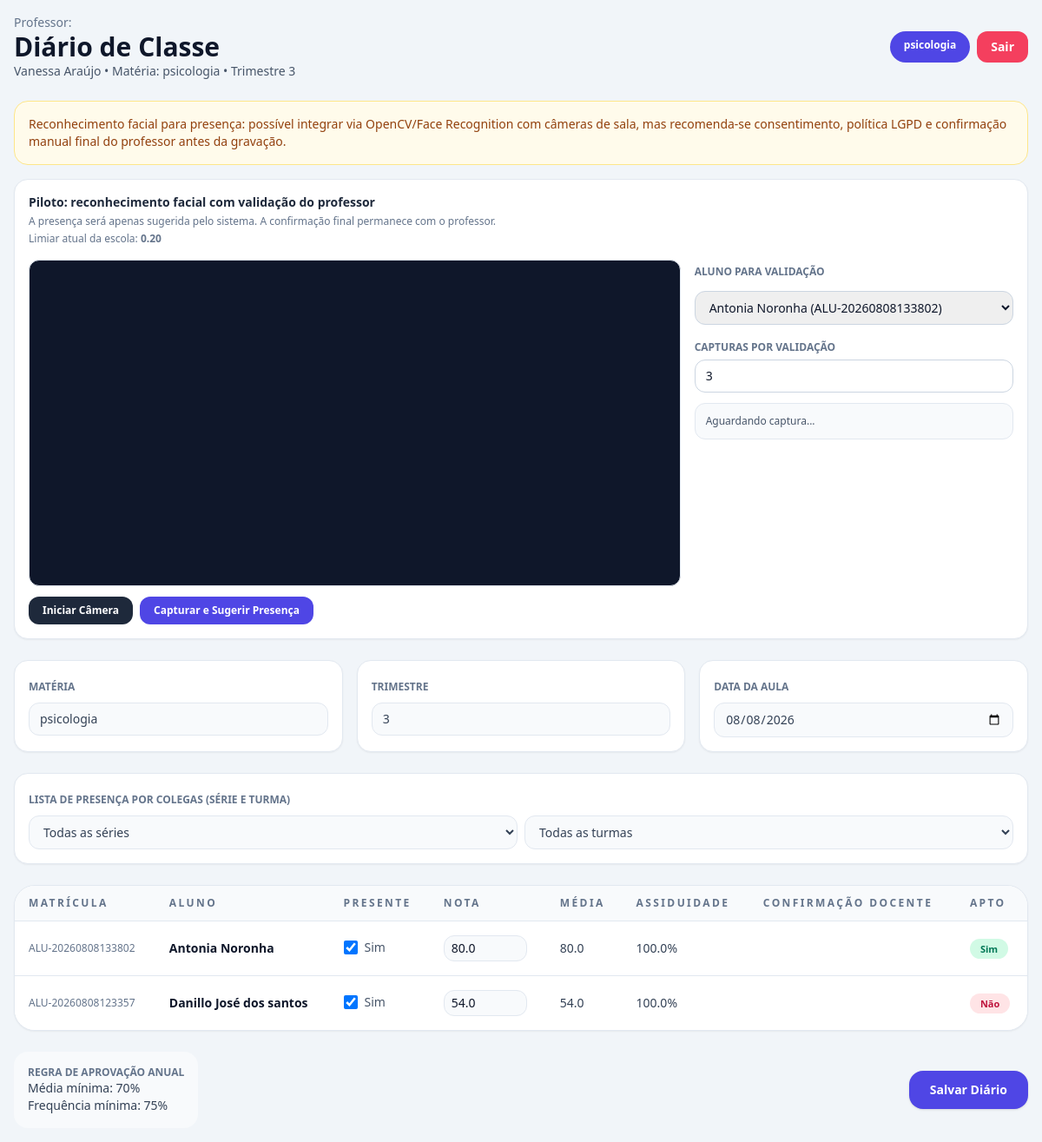
Page /diario (signed in) on the committed database.
### tables this page shows
CREATE TABLE professores (
                    id INTEGER PRIMARY KEY AUTOINCREMENT,
                    nome TEXT NOT NULL,
                    cpf TEXT UNIQUE NOT NULL,
                    email TEXT NOT NULL,
                    senha TEXT,
                    telefone TEXT,
                    especialidade TEXT NOT NULL,
                    disciplinas TEXT,
                    data_nascimento TEXT,
                    genero TEXT,
                    data_admissao TEXT,
                    salario REAL,
                    endereco TEXT,
                    cidade TEXT,
                    estado TEXT,
                    status TEXT DEFAULT 'ativo',
                    data_cadastro TIMESTAMP DEFAULT CURRENT_TIMESTAMP
                );

CREATE TABLE alunos (
                    id INTEGER PRIMARY KEY AUTOINCREMENT,
                    nome TEXT NOT NULL,
                    matricula TEXT UNIQUE NOT NULL,
                    email TEXT,
                    serie TEXT NOT NULL,
                    turma TEXT NOT NULL,
                    data_nascimento TEXT,
                    cpf TEXT UNIQUE,
                    responsavel TEXT,
                    responsavel_cpf TEXT,
                    responsavel_telefone TEXT,
                    status TEXT DEFAULT 'arquivado',
                    data_cadastro TIMESTAMP DEFAULT CURRENT_TIMESTAMP
                , foto_referencia TEXT);

CREATE TABLE diario_entradas (
                    id INTEGER PRIMARY KEY AUTOINCREMENT,
                    aluno_id INTEGER NOT NULL,
                    professor_id INTEGER NOT NULL,
                    materia TEXT NOT NULL,
                    data_aula TEXT NOT NULL,
                    trimestre INTEGER NOT NULL,
                    presente INTEGER NOT NULL,
                    nota REAL,
                    observacao TEXT,
                    created_at TIMESTAMP DEFAULT CURRENT_TIMESTAMP,
                    FOREIGN KEY (aluno_id) REFERENCES alunos(id),
                    FOREIGN KEY (professor_id) REFERENCES professores(id)
                );

### app.py (the view)
@app.route('/diario')
def diario():
    if not professor_logado():
        return redirect(url_for('login'))
    mensagem = {
        'tipo': session.pop('mensagem_tipo', None),
        'texto': session.pop('mensagem_texto', None)
    }
    professor_id = session.get('professor_id')
    professor = db.buscar_por_id('professores', professor_id)
    disciplinas = [d.strip() for d in (professor.get('disciplinas') or '').split(',') if d.strip()]
    if not disciplinas:
        disciplinas = [professor.get('especialidade') or 'Geral']
    materia_param = request.args.get('materia')
    materia = materia_param if materia_param in disciplinas else disciplinas[0]
    data_param = request.args.get('data')
    try:
        data_ref = datetime.strptime(data_param, '%Y-%m-%d').date() if data_param else datetime.today().date()
    except ValueError:
        data_ref = datetime.today().date()
    serie_atual = (request.args.get('serie') or '').strip()
    turma_atual = (request.args.get('turma') or '').strip()
    todos_alunos = db.buscar_registros('alunos')
    series_disponiveis = sorted({(a.get('serie') or '').strip() for a in todos_alunos if (a.get('serie') or '').strip()})
    turmas_disponiveis = sorted({(a.get('turma') or '').strip() for a in todos_alunos if (a.get('turma') or '').strip()})
    alunos = todos_alunos
    if serie_atual:
        alunos = [a for a in alunos if (a.get('serie') or '').strip() == serie_atual]
    if turma_atual:
        alunos = [a for a in alunos if (a.get('turma') or '').strip() == turma_atual]
    trimestre = calcular_trimestre(data_ref)
    resumo_por_aluno = {item['aluno_id']: item for item in db.buscar_resumo_diario(professor_id, materia, trimestre)}
    lancamentos_dia = db.buscar_lancamentos_diario(professor_id, materia, data_ref.isoformat())
    return render_template(
        'diario.html',
        professor_nome=session.get('professor_nome'),
        disciplinas=disciplinas,
        materia_atual=materia,
        trimestre=trimestre,
        hoje=data_ref.isoformat(),
        serie_atual=serie_atual,
        series_disponiveis=series_disponiveis,
        turma_atual=turma_atual,
        turmas_disponiveis=turmas_disponiveis,
        limiar_reconhecimento=db.buscar_config_float('limiar_reconhecimento', 0.20),
        mensagem=mensagem,
        alunos=alunos,
        lancamentos_dia=lancamentos_dia,
        resumo_por_aluno=resumo_por_aluno,
        reconhecimento_disponivel=RECONHECIMENTO_DISPONIVEL
    )

### templates/diario.html (shortened to what this page needs)
<!DOCTYPE html>
<html lang="pt-BR" class="h-full bg-slate-100">
<head>
    <script src="https://cdn.tailwindcss.com"></script>
</head>
<body class="min-h-screen bg-slate-100 font-sans text-slate-900">
    <div class="max-w-7xl mx-auto p-4">
        <header class="mb-6 flex flex-col gap-4 md:flex-row md:items-center md:justify-between">
            <div>
                <p class="text-sm text-slate-500">Professor:</p>
                <h1 class="text-3xl font-bold">Diário de Classe</h1>
                <p class="text-sm text-slate-600">{{ professor_nome }} • Matéria: {{ materia_atual }} • Trimestre {{ trimestre }}</p>
            </div>
            <div class="flex flex-wrap gap-2">
                {% for disciplina in disciplinas %}
                <a href="{% if modo_visualizacao %}{{ url_for('diario_visualizacao', professor_id=professor_id_atual, materia=disciplina, data=hoje, serie=serie_atual, turma=turma_atual) }}{% else %}{{ url_for('diario', materia=disciplina, data=hoje, serie=serie_atual, turma=turma_atual) }}{% endif %}"
                    class="rounded-full px-4 py-2 text-xs font-semibold {% if disciplina == materia_atual %}bg-indigo-600 text-white{% else %}bg-slate-200 text-slate-700 hover:bg-slate-300{% endif %}">{{ disciplina }}</a>
                {% endfor %}
                <a href="{{ url_for('logout') }}" class="rounded-xl bg-rose-500 px-4 py-2 text-sm font-semibold text-white hover:bg-rose-600">Sair</a>
            </div>
        </header>
        <div class="mb-4 rounded-2xl border border-amber-200 bg-amber-50 p-4 text-sm text-amber-800">
            Reconhecimento facial para presença: possível integrar via OpenCV/Face Recognition com câmeras de sala, mas recomenda-se consentimento, política LGPD e confirmação manual final do professor antes da gravação.
        </div>
        {% if not modo_visualizacao %}
        <section class="mb-6 rounded-2xl border border-slate-200 bg-white p-4 shadow-sm">
            <h2 class="text-sm font-bold text-slate-800">Piloto: reconhecimento facial com validação do professor</h2>
            <p class="mt-1 text-xs text-slate-500">A presença será apenas sugerida pelo sistema. A confirmação final permanece com o professor.</p>
            <p class="mt-1 text-xs text-slate-500">Limiar atual da escola: <span class="font-bold">{{ '%.2f'|format(limiar_reconhecimento) }}</span></p>
            {% if reconhecimento_disponivel %}
            <div class="mt-4 grid gap-4 lg:grid-cols-3">
                <div class="lg:col-span-2">
                    <video id="cameraVideo" autoplay playsinline class="w-full rounded-xl border border-slate-200 bg-slate-900"></video>
                    <div class="mt-3 flex flex-wrap gap-2">
                        <button type="button" id="btnIniciarCamera" class="rounded-xl bg-slate-800 px-4 py-2 text-xs font-semibold text-white hover:bg-slate-700">Iniciar Câmera</button>
                        <button type="button" id="btnCapturarReconhecimento" class="rounded-xl bg-indigo-600 px-4 py-2 text-xs font-semibold text-white hover:bg-indigo-700">Capturar e Sugerir Presença</button>
                    </div>
                </div>
                <div class="space-y-3">
                    <label class="text-xs font-semibold uppercase text-slate-500">Aluno para validação</label>
                    <select id="alunoReconhecimento" class="w-full rounded-xl border border-slate-300 px-3 py-2 text-sm">
                        {% for aluno in alunos %}
                        <option value="{{ aluno.id }}">{{ aluno.nome }} ({{ aluno.matricula }})</option>
                        {% endfor %}
                    </select>
                    <div>
                        <label class="text-xs font-semibold uppercase text-slate-500">Capturas por validação</label>
                        <input id="qtdCapturas" type="number" min="1" max="10" value="3" class="mt-1 w-full rounded-xl border border-slate-300 px-3 py-2 text-sm">
                    </div>
                    <div id="resultadoReconhecimento" class="rounded-xl border border-slate-200 bg-slate-50 p-3 text-xs text-slate-600">
                        Aguardando captura...
                    </div>
                </div>
            </div>
            {% else %}
            <div class="mt-3 rounded-xl border border-rose-200 bg-rose-50 p-3 text-xs text-rose-700">
                Reconhecimento facial indisponível no servidor. Instale as dependências de visão computacional para ativar o piloto.
            </div>
            {% endif %}
        </section>
        {% endif %}
        <form id="formDiario" action="{{ url_for('salvar_diario') }}" method="POST" class="space-y-6" onsubmit="return validarEnvioDiario()">
            <div class="grid gap-4 md:grid-cols-3">
                <div class="rounded-2xl bg-white p-4 shadow-sm border border-slate-200">
                    <label class="text-xs font-semibold uppercase text-slate-500">Matéria</label>
                    <input type="text" name="materia" value="{{ materia_atual }}" readonly
                        class="mt-2 w-full rounded-xl border border-slate-200 bg-slate-50 px-3 py-2 text-sm text-slate-700">
                </div>
                <div class="rounded-2xl bg-white p-4 shadow-sm border border-slate-200">
                    <label class="text-xs font-semibold uppercase text-slate-500">Trimestre</label>
                    <input type="text" name="trimestre" value="{{ trimestre }}" readonly
                        class="mt-2 w-full rounded-xl border border-slate-200 bg-slate-50 px-3 py-2 text-sm text-slate-700">
                </div>
                <div class="rounded-2xl bg-white p-4 shadow-sm border border-slate-200">
                    <label class="text-xs font-semibold uppercase text-slate-500">Data da Aula</label>
                    <input type="date" name="data_aula" value="{{ hoje }}"
                        onchange="atualizarContextoDiario()"
                        class="mt-2 w-full rounded-xl border border-slate-200 bg-slate-50 px-3 py-2 text-sm text-slate-700">
                </div>
            </div>
            <div class="rounded-2xl bg-white p-4 shadow-sm border border-slate-200">
                <label class="text-xs font-semibold uppercase text-slate-500">Lista de Presença por Colegas (Série e Turma)</label>
                <div class="mt-2 grid gap-2 md:grid-cols-2">
                    <select id="filtroSerie" name="serie" {% if modo_visualizacao %}disabled{% endif %} onchange="atualizarContextoDiario()"
                        class="w-full rounded-xl border border-slate-200 bg-slate-50 px-3 py-2 text-sm text-slate-700">
                        <option value="" {% if not serie_atual %}selected{% endif %}>Todas as séries</option>
                    </select>
                    <select id="filtroTurma" name="turma" {% if modo_visualizacao %}disabled{% endif %} onchange="atualizarContextoDiario()"
                        class="w-full rounded-xl border border-slate-200 bg-slate-50 px-3 py-2 text-sm text-slate-700">
                        <option value="" {% if not turma_atual %}selected{% endif %}>Todas as turmas</option>
                    </select>
                </div>
            </div>
            <div class="overflow-x-auto rounded-3xl border border-slate-200 bg-white shadow-sm">
                <table class="min-w-full divide-y divide-slate-200 text-sm text-left">
                    <thead class="bg-slate-50 text-xs uppercase tracking-[0.2em] text-slate-500">
                        <tr>
                            <th class="px-4 py-3">Matrícula</th>
                            <th class="px-4 py-3">Aluno</th>
                            <th class="px-4 py-3">Presente</th>
                            <th class="px-4 py-3">Nota</th>
                            <th class="px-4 py-3">Média</th>
                            <th class="px-4 py-3">Assiduidade</th>
                            <th class="px-4 py-3">Confirmação Docente</th>
                            <th class="px-4 py-3">Apto</th>
                        </tr>
                    </thead>
                    <tbody class="divide-y divide-slate-200 bg-white">
                        {% for aluno in alunos %}
                        {% set resumo = resumo_por_aluno.get(aluno.id, {}) %}
                        <tr id="linhaAluno_{{ aluno.id }}">
                            {% set lancamento = lancamentos_dia.get(aluno.id, {}) %}
                            <td class="px-4 py-4 text-xs text-slate-500">{{ aluno.matricula }}</td>
                            <td class="px-4 py-4 font-semibold text-slate-900">{{ aluno.nome }}</td>
                            <td class="px-4 py-4">
                                <label class="inline-flex items-center gap-2 text-slate-600">
                                    <input type="checkbox" name="presente_{{ aluno.id }}" data-aluno-id="{{ aluno.id }}" {% if lancamento and lancamento.presente %}checked{% endif %} {% if modo_visualizacao %}disabled{% endif %} class="h-4 w-4 rounded border-slate-300 text-indigo-600">
                                    Sim
                                </label>
                            </td>
                            <td class="px-4 py-4">
                                <input type="number" step="0.01" min="0" max="100" name="nota_{{ aluno.id }}"
                                    value="{{ lancamento.nota if lancamento.nota is not none else '' }}"
                                    class="w-24 rounded-xl border border-slate-200 bg-slate-50 px-2 py-1 text-sm text-slate-900">
                            </td>
                            <td class="px-4 py-4 text-slate-700">{{ resumo.media or '0.00' }}</td>
                            <td class="px-4 py-4 text-slate-700">{{ resumo.presenca_percentual or '0.0' }}%</td>
                            <td class="px-4 py-4">
                            </td>
                            <td class="px-4 py-4">
                                {% if resumo.apto is not none %}
                                <span class="rounded-full px-3 py-1 text-[11px] font-semibold {% if resumo.apto %}bg-emerald-100 text-emerald-700{% else %}bg-rose-100 text-rose-700{% endif %}">{{ 'Sim' if resumo.apto else 'Não' }}</span>
                                {% else %}
                                <span class="text-slate-400">-</span>
                                {% endif %}
                            </td>
                        </tr>
                        {% else %}
                        <tr>
                            <td colspan="8" class="px-4 py-8 text-center text-slate-400">Nenhum aluno encontrado.</td>
                        </tr>
                        {% endfor %}
                    </tbody>
                </table>
            </div>
            <div class="flex flex-col gap-3 sm:flex-row sm:items-center sm:justify-between">
                <div class="rounded-2xl bg-slate-50 p-4 text-slate-700">
                    <p class="text-xs font-semibold uppercase text-slate-500">Regra de aprovação anual</p>
                    <p class="text-sm">Média mínima: 70%</p>
                    <p class="text-sm">Frequência mínima: 75%</p>
                </div>
                {% if not modo_visualizacao %}
                <button type="submit" class="rounded-2xl bg-indigo-600 px-6 py-3 text-sm font-semibold text-white shadow hover:bg-indigo-700 transition">Salvar Diário</button>
                {% endif %}
            </div>
        </form>
    </div>
</body>
</html>

### rows in the picture
professores: disciplinas "psicologia", materia "psicologia"
alunos: matricula "ALU-20260808133802", nome "Antonia Noronha", id "☑", media "80.0", presenca_percentual "100.0", apto "Sim"
diario_entradas: nota "80.0"
alunos: matricula "ALU-20260808123357", nome "Danillo José dos santos", id "☑", media "54.0", presenca_percentual "100.0", apto "Não"
diario_entradas: nota "54.0"

### other values in the picture
{{ professor_nome }} "Vanessa Araújo"
{{ trimestre }} "3"
{{ '%.2f'|format(limiar_reconhecimento) }} "0.20"
form field value "Antonia Noronha (ALU-20260808133802)"
